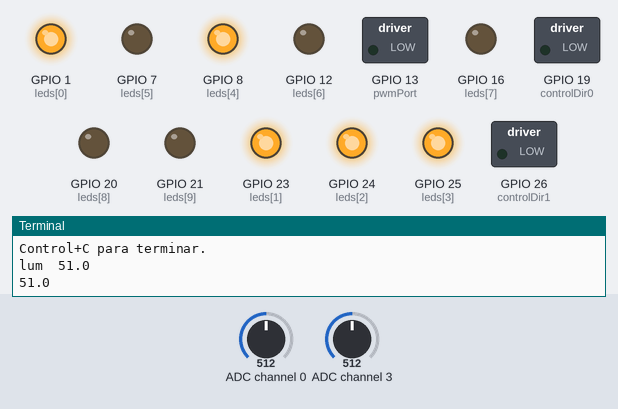
Simulated run of this program. Board: Raspberry Pi (BCM pin numbers). On the bench: switched loads named in the program (green lamp = pin HIGH), output pins drawn as LEDs (lit = HIGH), the last lines printed to the terminal. The test bench sets the inputs (shaded band); at power-on: ADC channel 0 = 512, ADC channel 3 = 512 (analog values on the 0–1023 scale). The clock reads 2024-03-15 10:24:30 at power-on unless the program sets it; web requests get an empty 200 reply after 0.4 s.

Above: at 0.6 s.
1.5 s: ADC channel 0 set to 15
At 4.0 s:
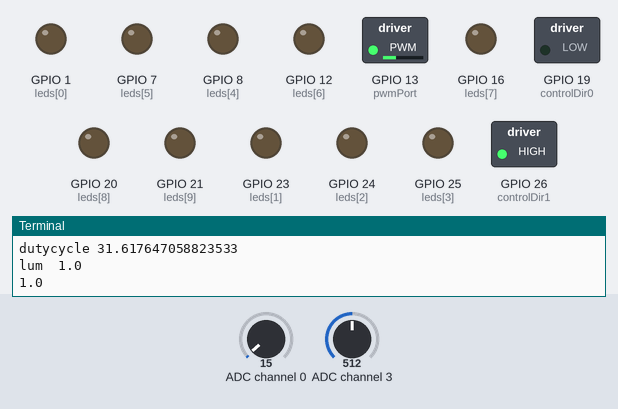
4.3 s: ADC channel 3 set to 306
At 6.2 s:
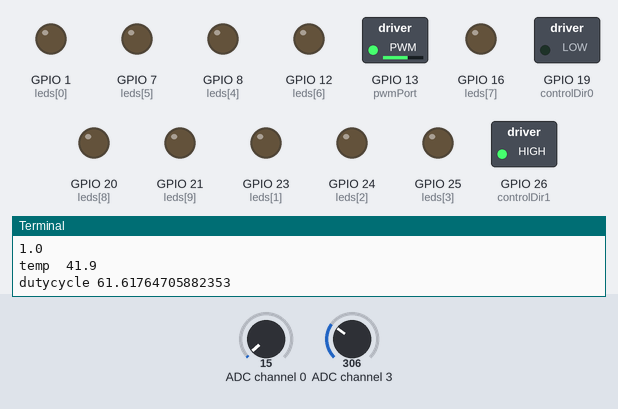
7.3 s: ADC channel 0 set to 122
At 9.1 s:
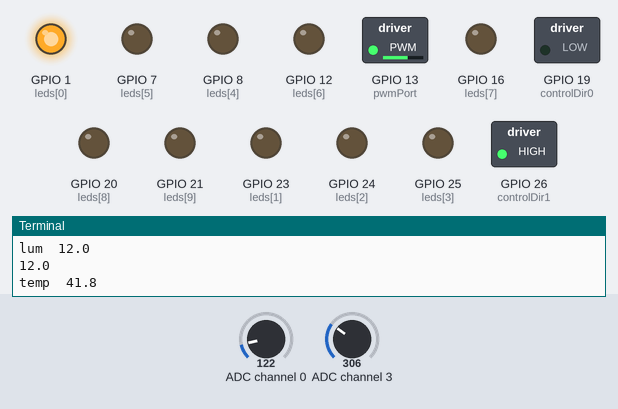
9.9 s: ADC channel 3 set to 511
At 12.4 s:
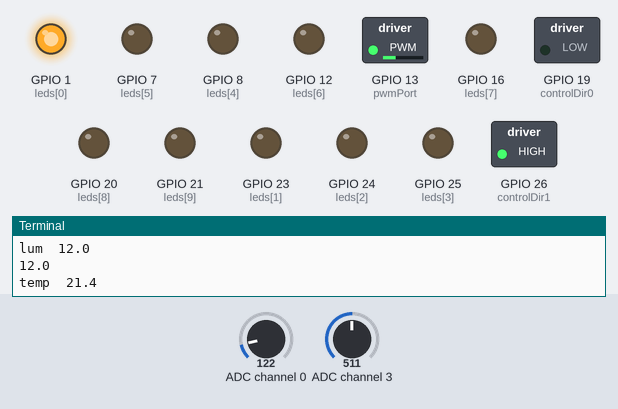
12.9 s: ADC channel 0 set to 306
At 15.3 s:
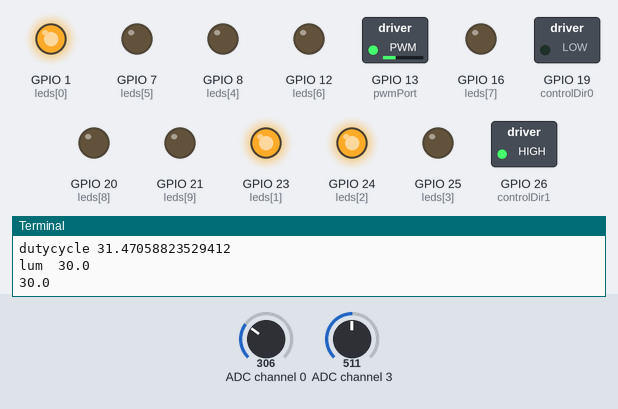
15.6 s: ADC channel 3 set to 716
At 18.5 s:
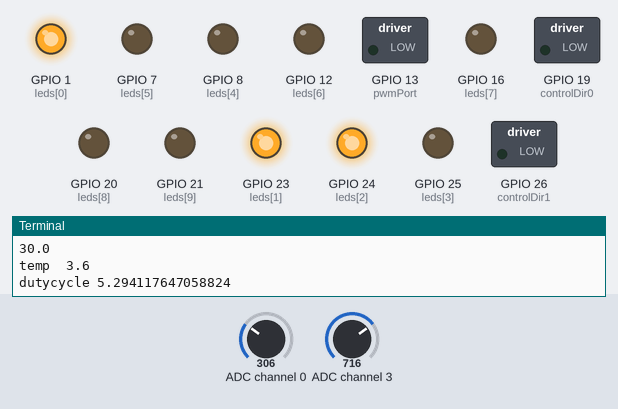
Timing chart, 0 to 19.6 s (numbered marks = the images above; inputs shaded):
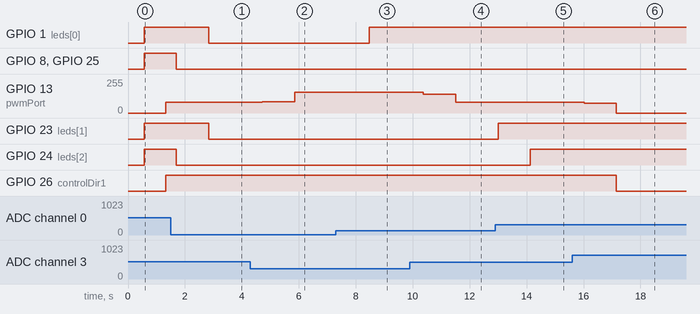

The program:

main.py
```python
import RPi.GPIO as GPIO
from time import sleep
import requests
from datetime import datetime

from led_array_module import *
from temp_lumi_module import *
from motor_control_module import *
from post_data_module import *

GPIO.setmode(GPIO.BCM)

initArrayLED()
initMotor()

def luminosityDisplayControl():
    percent = getLumPercentage()
    print(percent)
    updateProgressBar(round(percent/10))

def temperatureMotorControl():
    triggerTemp = 17
    pwmInitial = 25

    # Equação da reta Y = PWM, X = Temperatura, tal que y = mx +b
    m = pwmInitial / triggerTemp
    b = pwmInitial - (m * triggerTemp)

    currentTemp = getTempVoltage()

    dutyCycle = m * currentTemp + b

    post(currentTemp)

    print("dutycycle", dutyCycle)
    if (dutyCycle >= pwmInitial):
        changeSpeedMotor(dutyCycle)
    else:
        stopMotor()

try:
    sleep(0.2)
    print("Control+C para terminar.")

    while True:
        luminosity = luminosityDisplayControl()
        temperature = temperatureMotorControl()


except KeyboardInterrupt:
    print("\nPrograma terminado pelo utilizador.")
except:
    print("\nError!!!")
finally:
    print("A fazer 'reset' ao GPIO...", end="")
    GPIO.cleanup()
    print("ok.")
print("Fim do programa.")
```

led_array_module.py
```python
import RPi.GPIO as GPIO

leds = [1, 23, 24, 25, 8, 7, 12, 16, 20, 21]

def initArrayLED():
    for led in leds:
        GPIO.setup(led, GPIO.OUT, initial=0)

def setAllLedsHigh():
    for led in leds:
        GPIO.output(led, 1)

def setAllLedsLow():
    for led in leds:
        GPIO.output(led, 0)

def setLEDHigh(num):
    GPIO.output(leds[num], 1)


def setLEDLow(num):
    GPIO.output(leds[num], 0)

def variableRangeLED(num):
    for i in range(0, num):
        setLEDHigh(i)

def updateProgressBar(num):
    setAllLedsLow()
    variableRangeLED(num)
```

temp_lumi_module.py
```python
import RPi.GPIO as GPIO
import smbus
import math
from time import sleep

address = 0x48
bus = smbus.SMBus(1)
lumSensor = 0x40
tempSensor = 0x43

def getSensorRawData(sensor):
    bus.write_byte(address,sensor)
    value = 0
    for i in range(0, 299):
        sleep(0.001)
        value += bus.read_byte(address)
    return value/300

def getLumPercentage():
    rawValue = getSensorRawData(lumSensor)
    print("lum ", round(rawValue/2.5, 0))
    return round(rawValue/2.5, 0)

def getTempVoltage():
    rawValue = getSensorRawData(tempSensor)
    voltage = rawValue / 255 * 3.3
    rT = 10 * voltage / (3.3 - voltage)
    kelvin = 1/(1/(273.15 + 25) + math.log(rT/10)/3950.0)
    celcius = kelvin - 273.15
    print("temp ", round(celcius-4, 1))
    return round(celcius-4, 1)
```

motor_control_module.py
```python
import RPi.GPIO as GPIO

GPIO.setmode(GPIO.BCM)

pwmPort = 13
controlDir0 = 19
controlDir1 = 26

GPIO.setup(pwmPort, GPIO.OUT)
pwm = GPIO.PWM(pwmPort, 100)

def initMotor():
    GPIO.setup(controlDir0, GPIO.OUT, initial=0)
    GPIO.setup(controlDir1, GPIO.OUT, initial=0)

    pwm.start(0)

def changeSpeedMotor(dutyCycle):
    GPIO.output(controlDir0, 0)
    GPIO.output(controlDir1, 1)
    pwm.ChangeDutyCycle(dutyCycle)

def stopMotor():
    GPIO.output(controlDir0, 0)
    GPIO.output(controlDir1, 0)
    pwm.ChangeDutyCycle(0)
```

post_data_module.py
```python
import requests
from datetime import datetime

def post(auxInputTemp):
	paramUrl = 'http://192.168.43.87/api/lab04_api_post_json_switch.php'
	paramAuth = 'irsotesppsi'
	paramKey = 'switch'
	paramNow = datetime.now().strftime('%Y-%m-%d %H:%M:%S')
	paramJSON = {'auth':paramAuth, 'key':paramKey, 'value':auxInputTemp, 'date':paramNow}
	paramHeaders = {'content-type': 'application/json'}

	r = requests.post(paramUrl, json=paramJSON, headers=paramHeaders)
```

Measured:
- after the input at 1.5 s, GPIO 1 (leds[0]), GPIO 23 (leds[1]): HIGH → LOW after 1.3 s; GPIO 8 (leds[4]), GPIO 24 (leds[2]), GPIO 25 (leds[3]): HIGH → LOW after 0.20 s; GPIO 13 (pwmPort): 80/255 → 81/255 after 0.96 s
- after the input at 4.3 s, GPIO 13 (pwmPort): 81/255 → 85/255 after 0.42 s, → 157/255 1.1 s later
- after the input at 7.3 s, GPIO 1 (leds[0]): LOW → HIGH after 1.2 s
- after the input at 9.9 s, GPIO 13 (pwmPort): 157/255 → 139/255 after 0.47 s, → 80/255 1.1 s later
- after the input at 12.9 s, GPIO 23 (leds[1]): LOW → HIGH after 0.10 s; GPIO 24 (leds[2]): LOW → HIGH after 1.2 s
- after the input at 15.6 s, GPIO 13 (pwmPort): 80/255 → 75/255 after 0.43 s, → 0/255 1.1 s later; GPIO 26 (controlDir1): HIGH → LOW after 1.6 s
